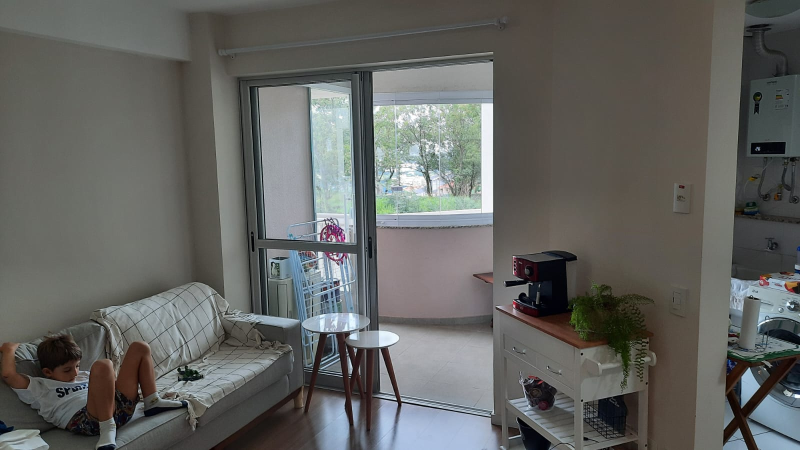
#> input picture imgs/sala_1.jpeg, 1600 x 900 px (shown at 1/2 size)
$ python -i corners.py   (imports and definitions only)
#> lines starting #> are read from the running program, lines starting #| are printed output that depends on the picture; after the words box and inside, x2 and y2 are one past the last pixel; in counts of white or black regions, pixels touching at a corner belong together
#!/usr/bin/env python3
# -*- coding: utf-8 -*-
"""
Created on Fri Mar 17 16:20:08 2023

@author: fip
"""

import cv2
import numpy as np
import matplotlib.pyplot as plt


def correlate(fr0):
    kernel = np.ones((7, 7), dtype = float)
    kernel[:3, :3] = -1
    kernel[4:, 4:] = -1
    kernel[:, 3], kernel[3, :] = 0, 0
    img = cv2.filter2D(fr0.astype(float), -1, kernel)
    img = np.abs(img)

    img.shape, img.dtype, img.max(), img.min()
    img = (img-img.min())/(img.max()-img.min())
    img = (img*255).astype(np.uint8)
    return img

def getPts(im, thresh=180):
    pts = []
    while(im.max() > thresh and len(pts) < 100):
        ind = np.unravel_index(np.argmax(im, axis=None), im.shape)
        pts.append(ind)
        h, w = im.shape
        t, l = max(0, ind[0]-8), max(0, ind[1]-8)
        b, r = min(h, ind[0]+8), min(w, ind[1]+8)
        im[t:b, l: r] = 0
    return pts

def filterElem(p0, p1, c):
    dy, dx = abs(p0[0]-p1[0]), abs(p0[1]-p1[1])
    if dy > dx:
        c = c[np.argsort(c[:, 0])]
        v = c[:, 0]
    else:
        c = c[np.argsort(c[:, 1])]
        v = c[:, 1]
    df = np.diff(v)
    i=0
    thr = np.median(df)*1.5
    rem = []
    while(df[i]>thr):
        rem.append(i)
        i = i+1
    i = -1
    while(df[i]>thr):
        rem.append(i)
        i = i-1
    for i in rem:
        c = np.delete(c, i, axis=0)
    return c


def distToLine(x0, y0, x1, y1, x2, y2):
    num = abs((x2-x1)*(y1-y0) - (x1-x0)*(y2-y1))
    den = ((x2-x1)**2 + (y2-y1)**2)**0.5
    return num/den

def getLinePts(p0, p1, pts, thr=6):
    y0, x0 = p0
    y1, x1 = p1
    ds = np.array([distToLine(p[1], p[0], x0, y0, x1, y1) for p in pts])
    #ind = (np.where(ds<10)[0]).astype(int)
    pts = np.array(pts)
    good = pts[np.where(ds<thr, True, False)].copy()
    bad = pts[np.where(ds>thr, True, False)].copy()
    good = filterElem(p0, p1, good)
    return good, bad

def getCentralCol(pts, figh, figw):

    #central point
    cy, cx = figh//2, figw//2
    d = [(cy-x[0])**2+(cx-x[1])**2 for x in pts]
    cp = pts[np.argmin(d)]

    # vertical neighbour:
    d = [((cp[0]-x[0])**2)+((cp[1]-x[1])**2)*10 for x in pts]
    d[np.argmin(d)] = np.max(d)
    neigv = pts[np.argmin(d)]

    colc, bad = getLinePts(cp, neigv, pts)
    colc = colc[np.argsort(colc[:, 0])]
    return colc

def getTopBotRows(colc, pts):

    res = []
    for cp in [colc[0], colc[-1]]:

        dc = [((cp[0]-x[0])**2)*10+(cp[1]-x[1])**2 for x in pts]
        dc[np.argmin(dc)] = np.max(dc)
        neig = pts[np.argmin(dc)]

        row, bad = getLinePts(cp, neig, pts)
        res.append(row.copy())

    return res[0], res[1]

# [10 lines left out: function getFigure, not called in this run]

def getEveryColumn(lin0, lin_n, pts):
    # get every column:
    lin0 = lin0[np.argsort(lin0[:, 1])]
    lin_n = lin_n[np.argsort(lin_n[:, 1])]
    if len(lin0) != 9 or len(lin_n) != 9:
        return []

    cols = []
    for i in range(len(lin0)):
        p0, p1 = lin0[i], lin_n[i]
        col, bad = getLinePts(p0, p1, pts)
        if len(col) != 9:
            return []
        cols.append(col)
    return cols

# [9 lines left out: function getCorners, not called in this run]

def getCornersFromImg(img):
    red_fac = np.min(img.shape[:2])//300
    fr = cv2.cvtColor(img, cv2.COLOR_BGR2GRAY)
    fr = fr[::red_fac, ::red_fac].copy()
    th = cv2.adaptiveThreshold(fr,255,cv2.ADAPTIVE_THRESH_MEAN_C, cv2.THRESH_BINARY,37,6)

    img = correlate(th)
    pts = getPts(img)
    colc = getCentralCol(pts, fr.shape[0], fr.shape[1])
    if len(colc) < 2:
        return [], fr
    topRow, botRow = getTopBotRows(colc, pts)

    cols = getEveryColumn(topRow, botRow, pts)
    if len(cols)>0:
        cols = np.array(cols).reshape((81, 2))
        cols = cols[:, ::-1].astype(np.float32)

    return cols, fr

# [24 lines left out: function sort_corners, not called in this run]


# [59 lines not run here, left out]


>>> import cv2
>>> picture = cv2.imread('../imgs/sala_1.jpeg')
#> picture is the input picture: shape (900, 1600, 3); mean B, G, R 96.5, 99.3, 98.6
>>> result = getCornersFromImg(picture)
#> in getCornersFromImg, `fr = cv2.cvtColor(img, cv2.COLOR_BGR2GRAY)`:
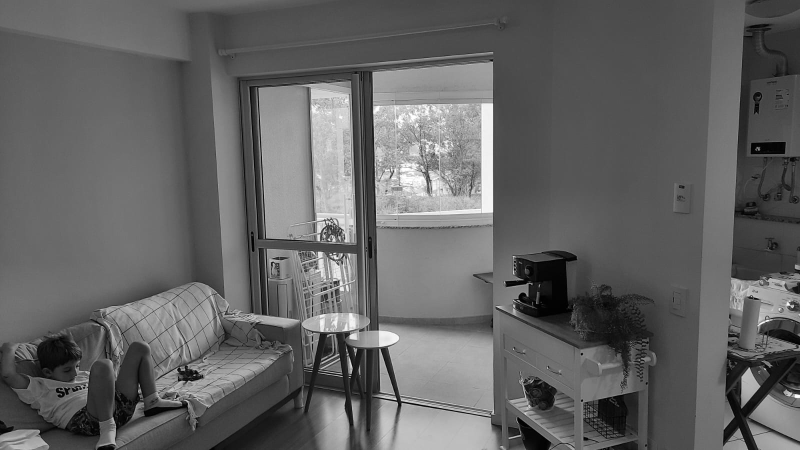
#> fr: shape (900, 1600) (shown at 1/2 size); min 0, max 255, mean 98.8
#> in getCornersFromImg, `fr = fr[::red_fac, ::red_fac].copy()`:
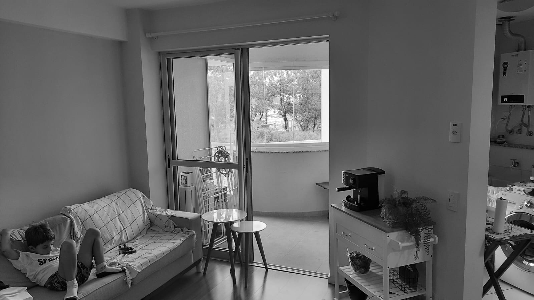
#> fr: shape (300, 534); min 0, max 255, mean 98.7
#> in getCornersFromImg, `th = cv2.adaptiveThreshold(fr,255,cv2.ADAPTIVE_THRESH_MEAN_C, cv2.THRE..`:
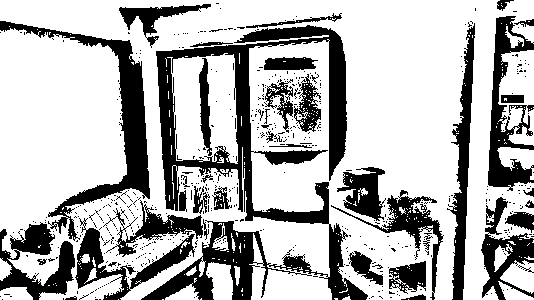
#> th: shape (300, 534); 70.5% white; 546 black regions (503 under 20 px), largest, box (x1, y1, x2, y2) and area: (141, 25, 368, 300) 15830, (0, 21, 150, 241) 5156, (488, 16, 534, 191) 3286
#> in correlate, `img = cv2.filter2D(fr0.astype(float), -1, kernel)`:
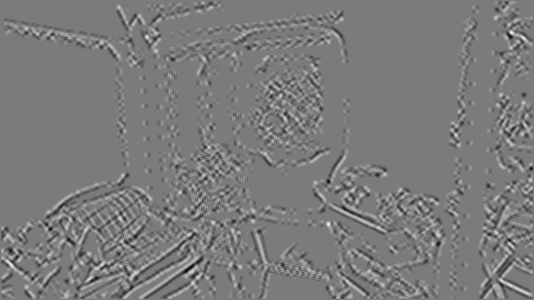
#> img: shape (300, 534) float64; min -4080, max 4335, mean 0; drawn with min black and max white
#> in correlate, `img = np.abs(img)`:
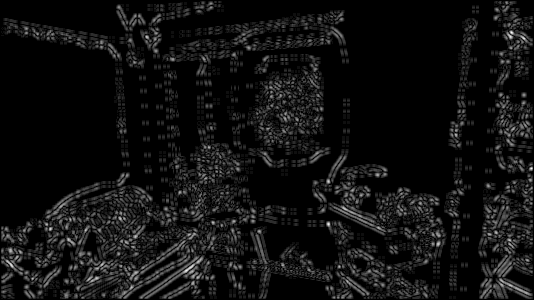
#> img: shape (300, 534) float64; min 0, max 4335, mean 283.2; drawn with min black and max white
#> the loop in getPts, `while(im.max() > thresh and len(pts) < 100):` made 21 passes
#> (ind, t, l, b, r) on passes 1 to 12: ((32, 511), 24, 503, 40, 519), ((168, 531), 160, 523, 176, 534), ((224, 328), 216, 320, 232, 336), ((270, 186), 262, 178, 278, 194), ((38, 523), 30, 515, 46, 531), ((265, 11), 257, 3, 273, 19), ((181, 328), 173, 320, 189, 336), ((228, 50), 220, 42, 236, 58), ((36, 146), 28, 138, 44, 154), ((208, 344), 200, 336, 216, 352), ((218, 120), 210, 112, 226, 128), ((230, 85), 222, 77, 238, 93)
#> after the loop in getPts, `while(im.max() > thresh and len(pts) < 100):`:
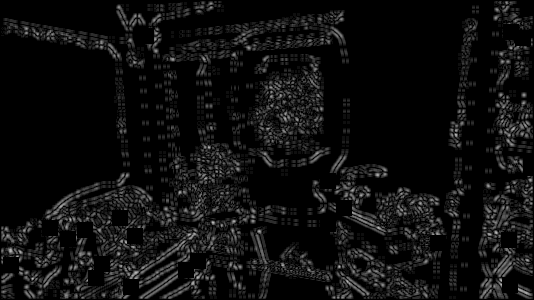
#> im: shape (300, 534); min 0, max 180, mean 15
#> after the loop in getPts, `while(im.max() > thresh and len(pts) < 100):`: pts = [(32, 511), (168, 531), (224, 328), (270, 186), (38, 523), (265, 11), (181, 328), (228, 50), (36, 146), (208, 344), (218, 120), (230, 85), (236, 135), (239, 68), (240, 509), (243, 438), (261, 198), (264, 102), (278, 96), (285, 510), (287, 131)]
#> in getCentralCol, `d = [(cy-x[0])**2+(cx-x[1])**2 for x in pts]`: d = [73460, 70020, 9197, 20961, 78080, 78761, 4682, 53173, 27637, 9293, 26233, 39524, 24820, 47522, 66664, 37890, 17082, 40221, 45625, 77274, 37265]
#> in getCentralCol, `cp = pts[np.argmin(d)]`: cp = (181, 328)
#> in getCentralCol, `d = [((cp[0]-x[0])**2)+((cp[1]-x[1])**2)*10 for x in pts]`: d = [357091, 412259, 1849, 209561, 400699, 1011946, 0, 775049, 352265, 3289, 434009, 592891, 375515, 679364, 331091, 124844, 175400, 517649, 547649, 342056, 399326]
#> in getCentralCol, `neigv = pts[np.argmin(d)]`: neigv = (224, 328)
#> in getLinePts, `y0, x0 = p0`: y0 = 181; x0 = 328
#> in getLinePts, `y1, x1 = p1`: y1 = 224; x1 = 328
#> in distToLine, `num = abs((x2-x1)*(y1-y0) - (x1-x0)*(y2-y1))`: num = 7869
#> in distToLine, `den = ((x2-x1)**2 + (y2-y1)**2)**0.5`: den = 43
#> in getLinePts, `ds = np.array([distToLine(p[1], p[0], x0, y0, x1, y1) for p in pts])`: ds = 21 values, max 317 at index 5, min 0 at index 2, mean 175.1
#> in getLinePts, `pts = np.array(pts)`: pts = 21 rows, first 8: [32, 511], [168, 531], [224, 328], [270, 186], [38, 523], [265, 11], [181, 328], [228, 50]
#> in getLinePts, `good = pts[np.where(ds<thr, True, False)].copy()`: good = [[224, 328], [181, 328]]
#> in getLinePts, `bad = pts[np.where(ds>thr, True, False)].copy()`: bad = 19 rows, first 8: [32, 511], [168, 531], [270, 186], [38, 523], [265, 11], [228, 50], [36, 146], [208, 344]
#> in filterElem, `dy, dx = abs(p0[0]-p1[0]), abs(p0[1]-p1[1])`: dy = 43; dx = 0
#> in filterElem, `c = c[np.argsort(c[:, 0])]`: c = [[181, 328], [224, 328]]
#> in filterElem, `v = c[:, 0]`: v = [181, 224]
#> in filterElem, `df = np.diff(v)`: df = [43]
#> in filterElem, `thr = np.median(df)*1.5`: thr = 64.5
#> after the loop in filterElem, `while(df[i]>thr):`: i = 0; rem = []
#> after the loop in filterElem, `while(df[i]>thr):`: i = -1
#> in getLinePts, `good = filterElem(p0, p1, good)`: good = [[181, 328], [224, 328]]
#> the loop in getTopBotRows, `for cp in [colc[0], colc[-1]]: ` made 2 passes
#> (y0 in getLinePts, x0 in getLinePts, y1 in getLinePts, x1 in getLinePts) on passes 1 to 2: (181, 328, 208, 344), (224, 328, 208, 344)
#> after the loop in getTopBotRows, `for cp in [colc[0], colc[-1]]:`: res = [[[181, 328], [208, 344]], [[224, 328], [208, 344]]]
#> in getCornersFromImg, `topRow, botRow = getTopBotRows(colc, pts)`: topRow = [[181, 328], [208, 344]]; botRow = [[224, 328], [208, 344]]
#> in getEveryColumn, `lin0 = lin0[np.argsort(lin0[:, 1])]`: lin0 = [[181, 328], [208, 344]]
#> in getEveryColumn, `lin_n = lin_n[np.argsort(lin_n[:, 1])]`: lin_n = [[224, 328], [208, 344]]
#> in getCornersFromImg, `cols = getEveryColumn(topRow, botRow, pts)`: cols = []

$ run again, on imgs/sala_2.jpeg
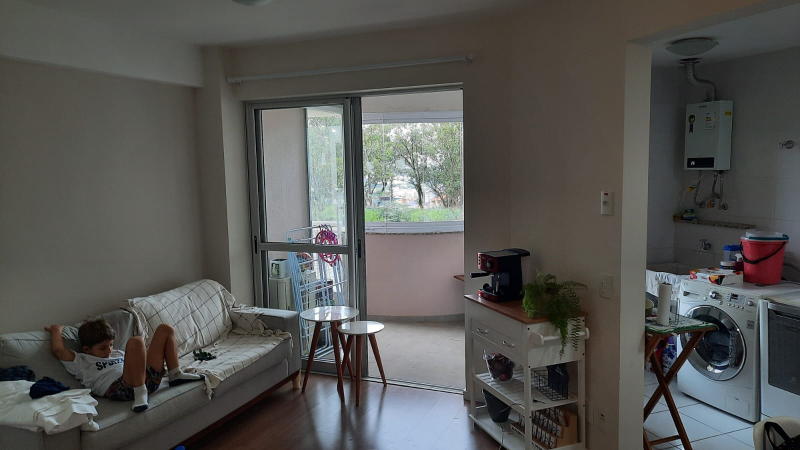
#> input picture imgs/sala_2.jpeg, 1600 x 900 px (shown at 1/2 size)
#> picture is the input picture: shape (900, 1600, 3); mean B, G, R 82.5, 85.2, 85.5
#> in getCornersFromImg, `th = cv2.adaptiveThreshold(fr,255,cv2.ADAPTIVE_THRESH_MEAN_C, cv2.THRE..`:
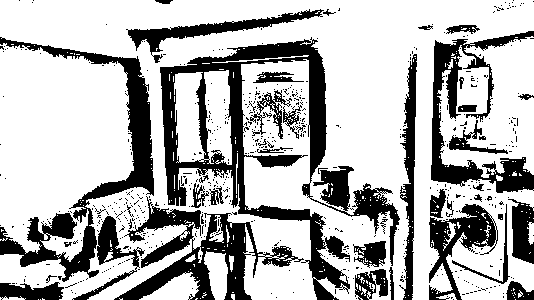
#> th: shape (300, 534); 70.7% white; 596 black regions (554 under 20 px), largest, box (x1, y1, x2, y2) and area: (160, 37, 400, 300) 13593, (0, 37, 154, 282) 6801, (114, 196, 304, 300) 5930
#> the loop in getPts, `while(im.max() > thresh and len(pts) < 100):` made 24 passes
#> (ind, t, l, b, r) on passes 1 to 8: ((181, 496), 173, 488, 189, 504), ((233, 43), 225, 35, 241, 51), ((253, 191), 245, 183, 261, 199), ((272, 87), 264, 79, 280, 95), ((112, 487), 104, 479, 120, 495), ((217, 73), 209, 65, 225, 81), ((281, 508), 273, 500, 289, 516), ((52, 465), 44, 457, 60, 473)
#> after the loop in getPts, `while(im.max() > thresh and len(pts) < 100):`:
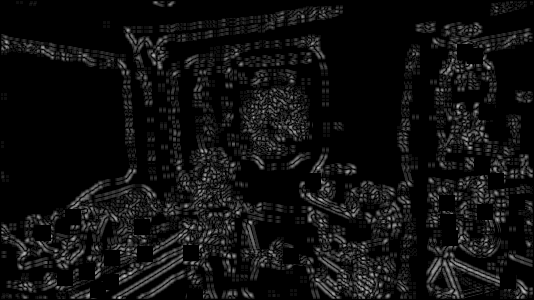
#> im: shape (300, 534); min 0, max 180, mean 15.8
#> after the loop in getPts, `while(im.max() > thresh and len(pts) < 100):`: pts = [(181, 496), (233, 43), (253, 191), (272, 87), (112, 487), (217, 73), (281, 508), (52, 465), (167, 482), (227, 142), (254, 145), (282, 111), (56, 475), (181, 313), (202, 517), (203, 447), (212, 485), (222, 448), (238, 450), (256, 291), (258, 112), (278, 65), (290, 98), (297, 195)]
#> in getCentralCol, `d = [(cy-x[0])**2+(cx-x[1])**2 for x in pts]`: d = [53402, 57065, 16385, 47284, 49844, 42125, 75242, 48808, 46514, 21554, 25700, 41760, 52100, 3077, 65204, 35209, 51368, 37945, 41233, 11812, 35689, 57188, 48161, 26793]
#> in getCentralCol, `cp = pts[np.argmin(d)]`: cp = (181, 313)
#> in getCentralCol, `d = [((cp[0]-x[0])**2)+((cp[1]-x[1])**2)*10 for x in pts]`: d = [334890, 731704, 154024, 519041, 307521, 577296, 390250, 247681, 285806, 294526, 287569, 418241, 278065, 0, 416601, 180044, 296801, 183931, 190939, 10465, 409939, 624449, 474131, 152696]
#> neigv = (256, 291)
#> y0 = 181; x0 = 313
#> y1 = 256; x1 = 291
#> num = 13725
#> den = 78.16
#> ds = 24 values, max 244.4 at index 1, min 0 at index 13, mean 148.9
#> in getLinePts, `pts = np.array(pts)`: pts = 24 rows, first 8: [181, 496], [233, 43], [253, 191], [272, 87], [112, 487], [217, 73], [281, 508], [52, 465]
#> in getLinePts, `good = pts[np.where(ds<thr, True, False)].copy()`: good = [[181, 313], [256, 291]]
#> in getLinePts, `bad = pts[np.where(ds>thr, True, False)].copy()`: bad = 22 rows, first 8: [181, 496], [233, 43], [253, 191], [272, 87], [112, 487], [217, 73], [281, 508], [52, 465]
#> dy = 75; dx = 22
#> in filterElem, `c = c[np.argsort(c[:, 0])]`: c = [[181, 313], [256, 291]]
#> in filterElem, `v = c[:, 0]`: v = [181, 256]
#> df = [75]
#> thr = 112.5
#> after the loop in filterElem, `while(df[i]>thr):`: i = 0; rem = []
#> after the loop in filterElem, `while(df[i]>thr):`: i = -1
#> in getCentralCol, `colc, bad = getLinePts(cp, neigv, pts)`: colc = [[181, 313], [256, 291]]
#> the loop in getTopBotRows, `for cp in [colc[0], colc[-1]]: ` made 2 passes
#> (y0 in getLinePts, x0 in getLinePts, y1 in getLinePts, x1 in getLinePts) on pass 1: (181, 313, 203, 447)
#> after the loop in getTopBotRows, `for cp in [colc[0], colc[-1]]:`: res = [[[203, 447], [212, 485]], [[254, 145], [253, 191], [256, 291]]]
#> topRow = [[203, 447], [212, 485]]; botRow = [[254, 145], [253, 191], [256, 291]]
#> lin0 = [[203, 447], [212, 485]]
#> lin_n = [[254, 145], [253, 191], [256, 291]]
#> cols = []

$ run again, on imgs/sala_3.jpeg
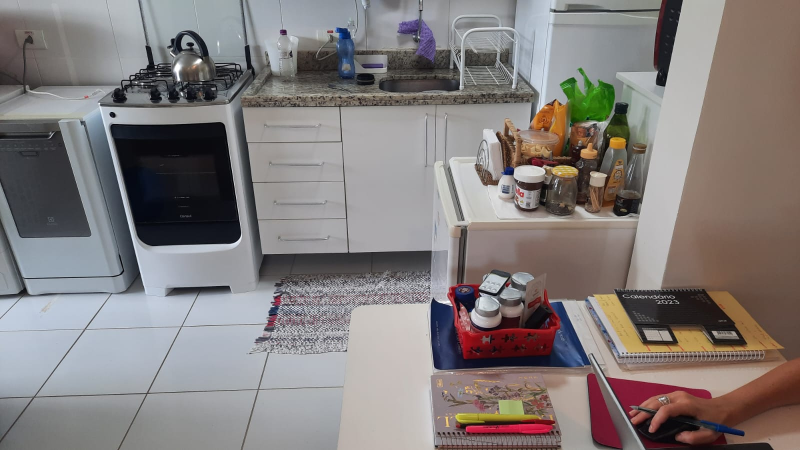
#> input picture imgs/sala_3.jpeg, 1600 x 900 px (shown at 1/2 size)
#> picture is the input picture: shape (900, 1600, 3); mean B, G, R 124, 125, 131.3
#> in getCornersFromImg, `th = cv2.adaptiveThreshold(fr,255,cv2.ADAPTIVE_THRESH_MEAN_C, cv2.THRE..`:
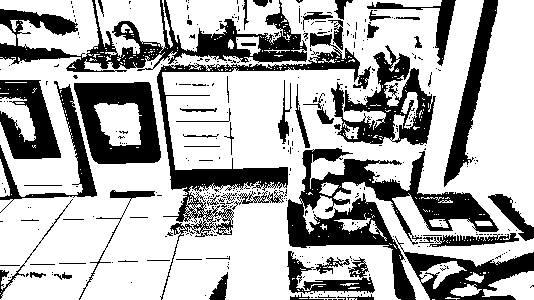
#> th: shape (300, 534); 69% white; 397 black regions (337 under 20 px), largest, box (x1, y1, x2, y2) and area: (287, 148, 499, 300) 9020, (0, 0, 307, 72) 7151, (157, 33, 371, 300) 5703
#> the loop in getPts, `while(im.max() > thresh and len(pts) < 100):` made 34 passes
#> (ind, t, l, b, r) on passes 1 to 8: ((192, 335), 184, 327, 200, 343), ((237, 519), 229, 511, 245, 527), ((123, 333), 115, 325, 131, 341), ((221, 491), 213, 483, 229, 499), ((71, 161), 63, 153, 79, 169), ((126, 413), 118, 405, 134, 421), ((139, 399), 131, 391, 147, 407), ((201, 391), 193, 383, 209, 399)
#> after the loop in getPts, `while(im.max() > thresh and len(pts) < 100):`:
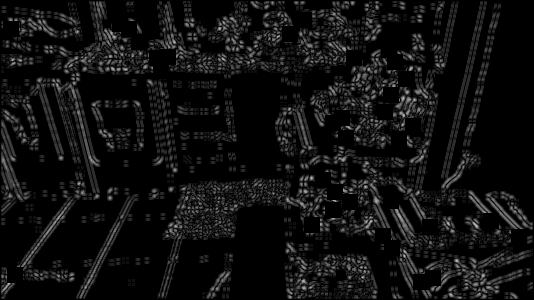
#> im: shape (300, 534); min 0, max 180, mean 16.4
#> after the loop in getPts, `while(im.max() > thresh and len(pts) < 100):`: pts = 34 pairs, first value 20 to 282, second value 11 to 519
#> in getCentralCol, `d = [(cy-x[0])**2+(cx-x[1])**2 for x in pts]`: d = 34 values, max 80177 at index 10, min 4036 at index 28, mean 25633.8
#> in getCentralCol, `cp = pts[np.argmin(d)]`: cp = (180, 323)
#> in getCentralCol, `d = [((cp[0]-x[0])**2)+((cp[1]-x[1])**2)*10 for x in pts]`: d = 34 values, max 996241 at index 10, min 0 at index 28, mean 167492.1
#> neigv = (192, 335)
#> y0 = 180; x0 = 323
#> y1 = 192; x1 = 335
#> num = 0
#> den = 16.97
#> ds = 34 values, max 285 at index 8, min 0 at index 0, mean 63.18
#> in getLinePts, `good = pts[np.where(ds<thr, True, False)].copy()`: good = [[192, 335], [202, 350], [180, 323], [236, 383], [248, 392], [282, 421]]
#> in getLinePts, `bad = pts[np.where(ds>thr, True, False)].copy()`: bad = 28 pairs, first value 20 to 278, second value 11 to 519
#> dy = 12
#> in filterElem, `c = c[np.argsort(c[:, 1])]`: c = [[180, 323], [192, 335], [202, 350], [236, 383], [248, 392], [282, 421]]
#> in filterElem, `v = c[:, 1]`: v = [323, 335, 350, 383, 392, 421]
#> df = [12, 15, 33, 9, 29]
#> thr = 22.5
#> after the loop in filterElem, `while(df[i]>thr):`: i = 0; rem = []
#> the loop in filterElem, `while(df[i]>thr):` made 1 pass
#> i on pass 1: -2
#> after the loop in filterElem, `while(df[i]>thr):`: i = -2; rem = [-1]
#> the loop in filterElem, `for i in rem:` made 1 pass
#> after the loop in filterElem, `for i in rem:`: c = [[180, 323], [192, 335], [202, 350], [236, 383], [248, 392]]
#> in getLinePts, `good = filterElem(p0, p1, good)`: good has the same summary as c in filterElem
#> in getCentralCol, `colc, bad = getLinePts(cp, neigv, pts)`: colc has the same summary as c in filterElem
#> in getCornersFromImg, `colc = getCentralCol(pts, fr.shape[0], fr.shape[1])`: colc has the same summary as c in filterElem
#> the loop in getTopBotRows, `for cp in [colc[0], colc[-1]]: ` made 2 passes
#> (y0 in getLinePts, x0 in getLinePts, y1 in getLinePts, x1 in getLinePts) on pass 1: (180, 323, 192, 335)
#> after the loop in getTopBotRows, `for cp in [colc[0], colc[-1]]:`: res = 2 items
#> topRow has the same summary as c in filterElem; botRow = [[236, 383], [248, 392], [282, 421]]
#> lin0 has the same summary as c in filterElem
#> cols = []

$ run again, on imgs/sala_4.jpeg
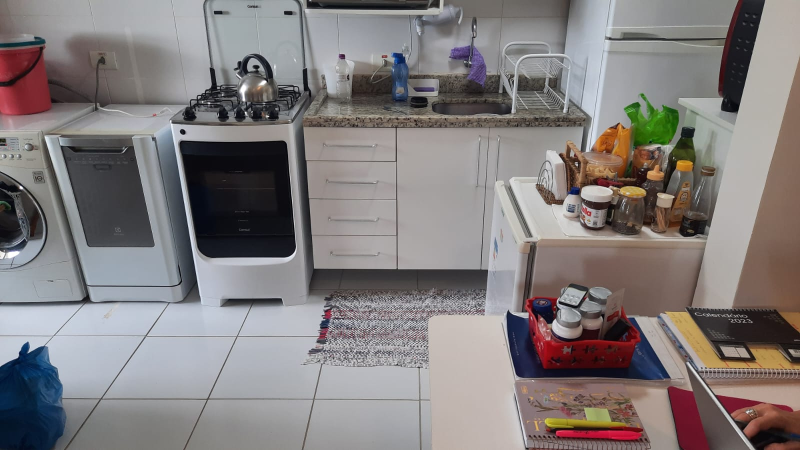
#> input picture imgs/sala_4.jpeg, 1600 x 900 px (shown at 1/2 size)
#> picture is the input picture: shape (900, 1600, 3); mean B, G, R 124.9, 124.9, 130.5
#> in getCornersFromImg, `th = cv2.adaptiveThreshold(fr,255,cv2.ADAPTIVE_THRESH_MEAN_C, cv2.THRE..`:
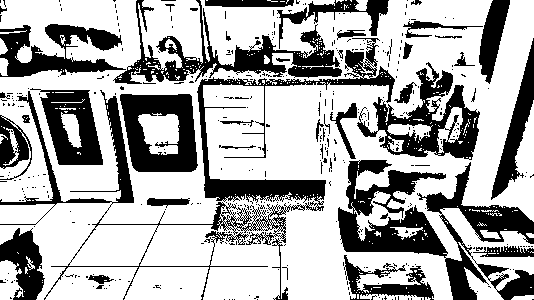
#> th: shape (300, 534); 67.5% white; 407 black regions (362 under 20 px), largest, box (x1, y1, x2, y2) and area: (338, 160, 534, 300) 9827, (0, 38, 395, 300) 9278, (113, 0, 342, 84) 4807
#> the loop in getPts, `while(im.max() > thresh and len(pts) < 100):` made 35 passes
#> (ind, t, l, b, r) on passes 1 to 8: ((46, 30), 38, 22, 54, 38), ((130, 377), 122, 369, 138, 385), ((207, 387), 199, 379, 215, 395), ((43, 60), 35, 52, 51, 68), ((140, 458), 132, 450, 148, 466), ((160, 17), 152, 9, 168, 25), ((267, 477), 259, 469, 275, 485), ((57, 182), 49, 174, 65, 190)
#> after the loop in getPts, `while(im.max() > thresh and len(pts) < 100):`:
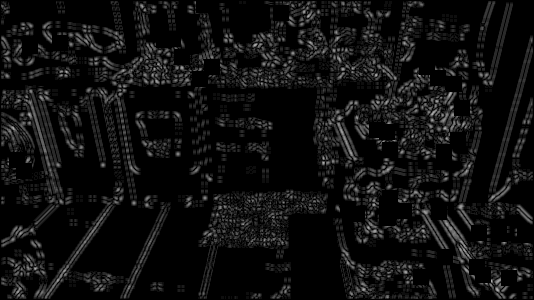
#> im: shape (300, 534); min 0, max 170, mean 16
#> after the loop in getPts, `while(im.max() > thresh and len(pts) < 100):`: pts = 35 pairs, first value 5 to 278, second value 17 to 525
#> in getCentralCol, `d = [(cy-x[0])**2+(cx-x[1])**2 for x in pts]`: d = 35 values, max 74948 at index 21, min 9530 at index 15, mean 34844.9
#> in getCentralCol, `cp = pts[np.argmin(d)]`: cp = (79, 200)
#> in getCentralCol, `d = [((cp[0]-x[0])**2)+((cp[1]-x[1])**2)*10 for x in pts]`: d = 35 values, max 1080586 at index 33, min 0 at index 15, mean 434291.2
#> neigv = (67, 212)
#> y0 = 79; x0 = 200
#> y1 = 67; x1 = 212
#> num = 2436
#> den = 16.97
#> ds = 35 values, max 359.2 at index 21, min 0 at index 8, mean 183.6
#> in getLinePts, `good = pts[np.where(ds<thr, True, False)].copy()`: good = [[67, 212], [79, 200]]
#> in getLinePts, `bad = pts[np.where(ds>thr, True, False)].copy()`: bad = 33 pairs, first value 5 to 278, second value 17 to 525
#> dy = 12
#> c = [[79, 200], [67, 212]]
#> v = [200, 212]
#> df = [12]
#> thr = 18
#> after the loop in filterElem, `while(df[i]>thr):`: i = 0; rem = []
#> after the loop in filterElem, `while(df[i]>thr):`: i = -1
#> in getLinePts, `good = filterElem(p0, p1, good)`: good = [[79, 200], [67, 212]]
#> in getCentralCol, `colc = colc[np.argsort(colc[:, 0])]`: colc = [[67, 212], [79, 200]]
#> the loop in getTopBotRows, `for cp in [colc[0], colc[-1]]: ` made 2 passes
#> (y0 in getLinePts, x0 in getLinePts, y1 in getLinePts, x1 in getLinePts) on pass 1: (67, 212, 79, 200)
#> after the loop in getTopBotRows, `for cp in [colc[0], colc[-1]]:`: res = [[[79, 200], [67, 212]], [[79, 200], [67, 212]]]
#> topRow = [[79, 200], [67, 212]]
#> cols = []
